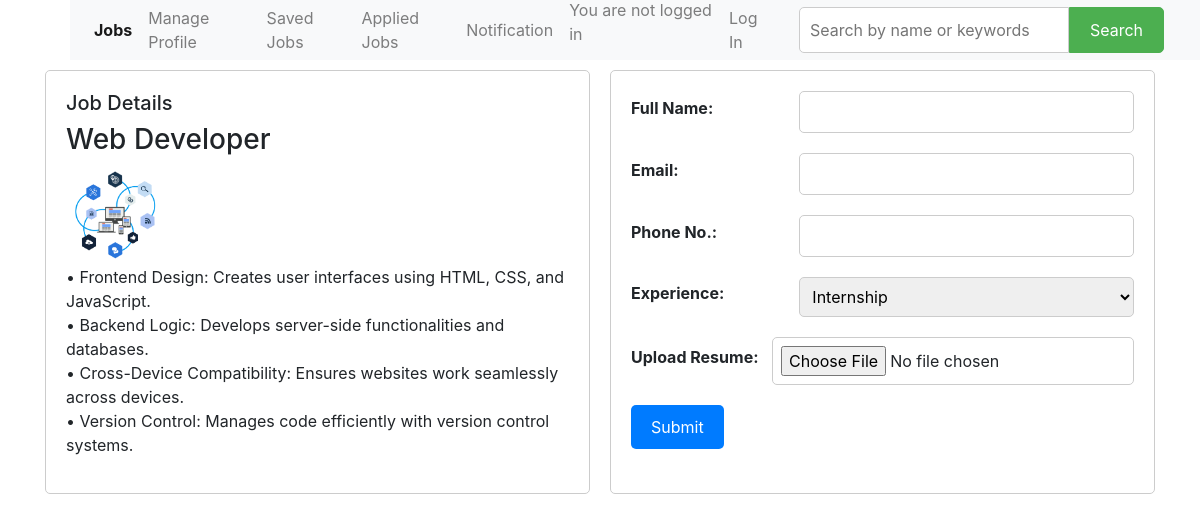
The app's page /applyjobhome/12/ with its own data.
### maincode/models.py (models this page shows, shortened)
class Job(models.Model):
    job_title = models.CharField(max_length=100)
    job_description = models.TextField()
    photo = models.ImageField(upload_to='job_photos/', null=True, blank=True)

### maincode/views.py (the view)
# urls.py: path('applyjobhome/<int:job_id>/',views.applyportal_home_data,name='applyportal_home_data'),
def applyportal_home_data(request, job_id):
    saveddata = Job.objects.filter(id=job_id)  # Assuming job_id is a field in the Job model
    context = {'data': saveddata}  # Corrected context dictionary
    return render(request, 'base/applyjobtemp.html', context)

### templates/base/applyjobtemp.html (shortened to what this page needs)
{% extends '../base/base.html' %}
{% block content %}
<div class="container">
    <div class="job-data">
        <h5>Job Details</h5>
        {% for job in data %}
        <div class="job-item">
            <h3>{{ job.job_title }}</h3>
            <div>
                {% if job.photo %}
                <img class="card-image" style="height: 100px; width: 100px;" src="{{ job.photo.url }}" alt="{{ job.job_title }}">
                {% endif %}
            </div>
            <p style="text-align: left; white-space: pre-line;">{{ job.job_description }}</p>
        </div>
    </div>
    <div class="form-container">
        <form method="post" action="{% url 'applydata_submit' job.id %}" enctype="multipart/form-data">
            <div class="form-group">
                <label for="fullname">Full Name:</label>
                <input type="text" id="fullname" name="fullname" required>
            </div>
            <div class="form-group">
                <label for="email">Email:</label><br>
                <input type="email" id="email" name="email" required>
            </div>
            <div class="form-group">
                <label for="phone">Phone No.:</label><br>
                <input type="tel" id="phone" name="phone" pattern="[0-9]{10}"
                    title="Please enter a 10-digit phone number" required>
            </div>
            <div class="form-group">
                <label for="experience">Experience:</label>
                <select id="experience" name="experience">
                    <option value="0yr">Internship</option>
                </select>
            </div>
            <div class="form-group">
                <label for="resume">Upload Resume:</label>
                <input type="file" id="resume" name="resume" accept=".pdf,.doc,.docx" required>
            </div>
            <div class="form-group">
                <button type="submit">Submit</button>
            </div>
        </form>
    </div>
</div>
{% endfor %}
{% endblock %}

### templates/base/applyjobtemp.html (style rules this page uses)
.container { display: flex; margin-top: 70px; justify-content: space-between; }
.job-data, .form-container { flex: 1; padding: 20px; border: 1px solid #ccc; border-radius: 5px; box-sizing: border-box; }
.job-data { margin-right: 20px; }
.form-group { margin-bottom: 20px; }
.form-group label { display: block; font-weight: bold; }
.form-group input, .form-group select { width: calc(100% - 10px); padding: 8px; border: 1px solid #ccc; border-radius: 5px; }
.form-group input[type="file"] { cursor: pointer; }
.form-group select { cursor: pointer; }
.form-group button { padding: 10px 20px; background-color: #007bff; color: #fff; border: none; border-radius: 5px; cursor: pointer; }
.form-container .form-group { display: flex; align-items: center; }
.form-container .form-group label { flex: 1; margin-right: 10px; }
.form-container .form-group input, .form-container .form-group select { flex: 2; width: auto; }

### records on screen
Job: job_title "Web Developer", photo (picture), job_description "• Frontend Design: Creates user interfaces using HTML, CSS, and JavaScript. • Backend Logic: Develops server-side functionalities and databases. • Cross-Device Compatibility: Ensures websites work seamlessly across devices. • Version Control: Manages code efficiently with version control systems."
